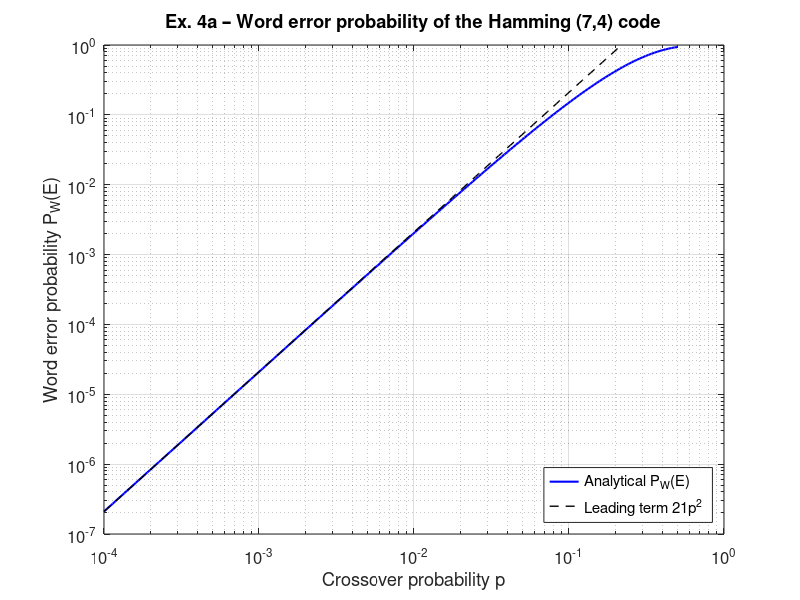

This figure's MATLAB source: (Note: this script raises an error after producing the figure.)
%% Exercise 4a - Hamming (7,4) code: perfect code and analytical P_W(E)
clear; clc;

G = [1 0 0 0 1 1 0 ;
     0 1 0 0 1 0 1 ;
     0 0 1 0 0 1 1 ;
     0 0 0 1 1 1 1];
[k, n] = size(G);                               % k = 4, n = 7

% Codewords, minimum distance and error-correction capability
V = de2bi(0:(2^k - 1), k, 'left-msb');
C = mod(V * G, 2);
w = sum(C, 2);
dmin = min(w(2:end));                           % linear code: minimum nonzero weight
t = floor((dmin - 1) / 2);
fprintf('n = %d, k = %d, d_min = %d, t = %d\n', n, k, dmin, t);
fprintf('Weights of the codewords: %s\n\n', mat2str(sort(w')));

% Perfect code condition: 2^k * sum_{i=0}^{t} nchoosek(n, i) = 2^n
sphere_size = sum(arrayfun(@(i) nchoosek(n, i), 0:t));
fprintf('Vectors in a sphere of radius t: %d\n', sphere_size);
fprintf('2^k * sphere size = %d,  2^n = %d\n', 2^k * sphere_size, 2^n);
if 2^k * sphere_size == 2^n
    fprintf('-> The code is PERFECT\n\n');
else
    fprintf('-> The code is NOT perfect\n\n');
end

% Additional check: decision region D(0) obtained by exhaustive
% minimum-distance decoding must coincide with the sphere S(0, t)
Y = de2bi(0:(2^n - 1), n, 'left-msb');
D0 = [];
n_ties = 0;
for i = 1:size(Y, 1)
    dist = sum(xor(repmat(Y(i, :), size(C, 1), 1), C), 2);
    closest = find(dist == min(dist));
    if numel(closest) > 1
        n_ties = n_ties + 1;
    end
    if any(closest == 1)                        % first codeword is the all-zero one
        D0 = [D0; Y(i, :)];                     %#ok<AGROW>
    end
end
fprintf('|D(0)| = %d, max weight in D(0) = %d, ties = %d\n', ...
    size(D0, 1), max(sum(D0, 2)), n_ties);
if size(D0, 1) == sphere_size && max(sum(D0, 2)) <= t
    fprintf('-> D(0) = S(0, t)\n\n');
end

% Analytical word error probability for a perfect code
% P_W(E) = 1 - sum_{i=0}^{t} nchoosek(n, i) p^i (1-p)^(n-i)
p = logspace(-4, log10(0.5), 200);
P_correct = zeros(size(p));
for i = 0:t
    P_correct = P_correct + nchoosek(n, i) * p.^i .* (1 - p).^(n - i);
end
PW_hamming = 1 - P_correct;
PW_lead = nchoosek(n, t + 1) * p.^(t + 1);      % leading term for small p: 21 p^2

figure;
loglog(p, PW_hamming, 'b-', 'LineWidth', 1.5); hold on;
loglog(p, PW_lead, 'k--', 'LineWidth', 1);
grid on;
ylim([1e-7 1]);
xlabel('Crossover probability p');
ylabel('Word error probability P_W(E)');
legend('Analytical P_W(E)', 'Leading term 21p^2', 'Location', 'southeast');
title('Ex. 4a – Word error probability of the Hamming (7,4) code');
set(gca, 'FontSize', 12);

%% Exercise 4b - Monte Carlo simulation of P_W(E) for the Hamming (7,4) code
rng(1);                                         % reproducible results

n_wrong = 100;                                  % wrong codewords for each point
p_sim = [0.3 0.2 0.1 0.05 0.02 0.01 0.005 0.002];
[PW_sim, n_tx] = simulate_PW(G, C, p_sim, n_wrong);

% Analytical values at the simulated points
PW_th = zeros(size(p_sim));
for i = 0:t
    PW_th = PW_th + nchoosek(n, i) * p_sim.^i .* (1 - p_sim).^(n - i);
end
PW_th = 1 - PW_th;

fprintf('\nMonte Carlo simulation, Hamming (7,4), %d wrong codewords per point\n', n_wrong);
disp(table(p_sim', PW_th', PW_sim', n_tx', 100 * (PW_sim' - PW_th') ./ PW_th', ...
    'VariableNames', {'p', 'Analytical', 'Simulated', 'Transmitted', 'RelDiff_percent'}));

% Approximate 95% confidence intervals (same approach as Exercise 1, Part 4)
ci = 1.96 / sqrt(n_wrong) * PW_sim;

figure;
loglog(p, PW_hamming, 'b-', 'LineWidth', 1.5); hold on;
errorbar(p_sim, PW_sim, ci, 'ro', 'LineWidth', 1.2, 'MarkerSize', 6);
grid on;
ylim([1e-7 1]);
xlabel('Crossover probability p');
ylabel('Word error probability P_W(E)');
legend('Analytical', 'Monte Carlo (100 wrong codewords, 95% CI)', 'Location', 'southeast');
title('Ex. 4b – Analytical vs. simulated P_W(E), Hamming (7,4) code');
set(gca, 'FontSize', 12);

%% Exercise 4c - Extended Hamming (8,4) code
% Systematic generator matrix: Hamming (7,4) with an overall parity bit
G8 = [1 0 0 0 1 1 0 1 ;
      0 1 0 0 1 0 1 1 ;
      0 0 1 0 0 1 1 1 ;
      0 0 0 1 1 1 1 0];
[k8, n8] = size(G8);                            % k = 4, n = 8

V8 = de2bi(0:(2^k8 - 1), k8, 'left-msb');
C8 = mod(V8 * G8, 2);
w8 = sum(C8, 2);
dmin8 = min(w8(2:end));
t8 = floor((dmin8 - 1) / 2);
fprintf('\n\n===== Exercise 4c: (8,4) code =====\n');
fprintf('n = %d, k = %d, d_min = %d, t = %d\n', n8, k8, dmin8, t8);
fprintf('Weights of the codewords: %s\n', mat2str(sort(w8')));

% Perfect code condition
sphere8 = sum(arrayfun(@(i) nchoosek(n8, i), 0:t8));
fprintf('2^k * sphere size = %d,  2^n = %d\n', 2^k8 * sphere8, 2^n8);
if 2^k8 * sphere8 == 2^n8
    fprintf('-> The code is PERFECT\n\n');
else
    fprintf('-> The code is NOT perfect\n\n');
end

% Decision region D(0) by exhaustive minimum-distance decoding.
% With random tie-breaking, an error vector e in a tie among m codewords
% (including 0) is corrected with probability 1/m.
Y8 = de2bi(0:(2^n8 - 1), n8, 'left-msb');
a_w = zeros(1, n8 + 1);                         % a_w(w+1) = sum of 1/m over e in D(0) of weight w
count_w = zeros(1, n8 + 1);                     % vectors of D(0) for each weight
ties_w = zeros(1, n8 + 1);                      % tied vectors of D(0) for each weight
n_ties8 = 0;
for i = 1:size(Y8, 1)
    e = Y8(i, :);
    dist = sum(xor(repmat(e, size(C8, 1), 1), C8), 2);
    closest = find(dist == min(dist));
    m = numel(closest);
    if m > 1
        n_ties8 = n_ties8 + 1;
    end
    if any(closest == 1)                        % 0 is among the closest codewords
        we = sum(e);
        a_w(we + 1) = a_w(we + 1) + 1 / m;
        count_w(we + 1) = count_w(we + 1) + 1;
        ties_w(we + 1) = ties_w(we + 1) + (m > 1);
    end
end
fprintf('Received vectors with a tie: %d of %d\n', n_ties8, 2^n8);
fprintf('D(0) by weight:\n');
for wv = 0:n8
    if count_w(wv + 1) > 0
        fprintf('   weight %d: %2d vectors (%2d ties), probability of correct decoding sum = %g\n', ...
            wv, count_w(wv + 1), ties_w(wv + 1), a_w(wv + 1));
    end
end

% Exact P_W(E) with random tie-breaking, and Lecture 7 upper bound
PW8_exact = ones(size(p));
for wv = 0:n8
    PW8_exact = PW8_exact - a_w(wv + 1) * p.^wv .* (1 - p).^(n8 - wv);
end
PW8_bound = ones(size(p));
for i = 0:t8
    PW8_bound = PW8_bound - nchoosek(n8, i) * p.^i .* (1 - p).^(n8 - i);
end
fprintf('Max |P_W(8,4) - P_W(7,4)| over p: %g\n\n', max(abs(PW8_exact - PW_hamming)));

% Monte Carlo simulation (same points and stopping criterion as Part 4b)
rng(2);
[PW8_sim, n_tx8] = simulate_PW(G8, C8, p_sim, n_wrong);
PW8_th = ones(size(p_sim));                     % exact values at the simulated points
for wv = 0:n8
    PW8_th = PW8_th - a_w(wv + 1) * p_sim.^wv .* (1 - p_sim).^(n8 - wv);
end
PW8_ub = ones(size(p_sim));
for i = 0:t8
    PW8_ub = PW8_ub - nchoosek(n8, i) * p_sim.^i .* (1 - p_sim).^(n8 - i);
end
fprintf('Monte Carlo simulation, (8,4) code, %d wrong codewords per point\n', n_wrong);
disp(table(p_sim', PW8_th', PW8_ub', PW8_sim', n_tx8', 100 * (PW8_sim' - PW8_th') ./ PW8_th', ...
    'VariableNames', {'p', 'Exact', 'UpperBound', 'Simulated', 'Transmitted', 'RelDiff_percent'}));

% Comparison of the two codes
ci8 = 1.96 / sqrt(n_wrong) * PW8_sim;
figure;
loglog(p, PW_hamming, 'b-', 'LineWidth', 1.5); hold on;
loglog(p, PW8_exact, 'r--', 'LineWidth', 1.5);
loglog(p, PW8_bound, 'k:', 'LineWidth', 1.5);
errorbar(p_sim, PW_sim, ci, 'bo', 'LineWidth', 1.2, 'MarkerSize', 6);
errorbar(p_sim, PW8_sim, ci8, 'rs', 'LineWidth', 1.2, 'MarkerSize', 7);
grid on;
ylim([1e-7 1]);
xlabel('Crossover probability p');
ylabel('Word error probability P_W(E)');
legend('(7,4) analytical', '(8,4) analytical (random ties)', '(8,4) upper bound', ...
    '(7,4) Monte Carlo', '(8,4) Monte Carlo', 'Location', 'southeast');
title('Ex. 4c – Hamming (7,4) vs. extended Hamming (8,4)');
set(gca, 'FontSize', 12);

%% Local functions
function [PW_sim, n_tx] = simulate_PW(G, C, p_vec, n_wrong)
% Monte Carlo estimate of the word error probability over a BSC with
% minimum-distance decoding. For each p, random codewords are transmitted
% until n_wrong wrong decoded codewords are observed.
    [k, n] = size(G);
    batch = 20000;                              % codewords processed together
    PW_sim = zeros(size(p_vec));
    n_tx = zeros(size(p_vec));
    for ip = 1:numel(p_vec)
        p_i = p_vec(ip);
        errors = 0;
        transmitted = 0;
        while errors < n_wrong
            V = randi([0 1], batch, k);         % random information vectors
            X = mod(V * G, 2);                  % transmitted codewords
            E = rand(batch, n) < p_i;           % BSC error vectors
            Y = mod(X + E, 2);                  % received vectors
            X_hat = decode_md(Y, C);            % minimum-distance decoding
            wrong = find(any(X_hat ~= X, 2));   % indices of wrong codewords
            if errors + numel(wrong) >= n_wrong
                % stop exactly at the n_wrong-th wrong codeword
                last = wrong(n_wrong - errors);
                transmitted = transmitted + last;
                errors = n_wrong;
            else
                transmitted = transmitted + batch;
                errors = errors + numel(wrong);
            end
        end
        PW_sim(ip) = errors / transmitted;
        n_tx(ip) = transmitted;
    end
end

function X_hat = decode_md(Y, C)
% Minimum Hamming distance decoding of each row of Y.
% Distances: number of positions where y and c differ.
% Ties are broken at random (a small random number is added to each distance).
    dist = Y * (1 - C)' + (1 - Y) * C';         % size: (number of vectors) x (number of codewords)
    dist = dist + 0.1 * rand(size(dist));       % random tie-breaking
    [~, idx] = min(dist, [], 2);
    X_hat = C(idx, :);
end
